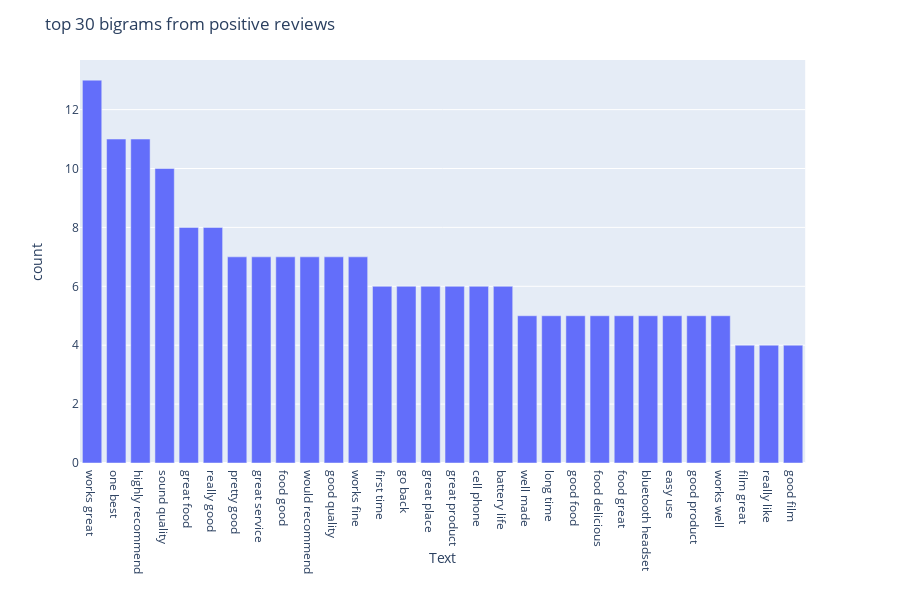

The cell this chart's notebook holds for it:
### Code cell
# Plotting the top 30 bigrams from the positive reviews
top_bigrams = get_top_n_ngrams(reviews[reviews['score'] == 1]['cleaned_review'], n=30, ngrams=2)
trigrams = pd.DataFrame(top_bigrams, columns = ['Text', 'count'])

fig = px.bar(trigrams, y='count', x='Text')
fig.update_layout(title_text='top 30 bigrams from positive reviews')
fig.show()

### Figure 1 — Plotly figure (JSON) as saved in the notebook; plotly's stock layout.template omitted (floating-point values rounded to 4 significant figures)
{"data": [{"alignmentgroup": "True", "hoverlabel": {"namelength": 0}, "hovertemplate": "Text=%{x}<br>count=%{y}", "legendgroup": "", "marker": {"color": "#636efa"}, "name": "", "offsetgroup": "", "orientation": "v", "showlegend": false, "textposition": "auto", "type": "bar", "x": ["works great", "one best", "highly recommend", "sound quality", "great food", "really good", "pretty good", "great service", "food good", "would recommend", "good quality", "works fine", "first time", "go back", "great place", "great product", "cell phone", "battery life", "well made", "long time", "good food", "food delicious", "food great", "bluetooth headset", "easy use", "good product", "works well", "film great", "really like", "good film"], "xaxis": "x", "y": [13, 11, 11, 10, 8, 8, 7, 7, 7, 7, 7, 7, 6, 6, 6, 6, 6, 6, 5, 5, 5, 5, 5, 5, 5, 5, 5, 4, 4, 4], "yaxis": "y"}], "layout": {"barmode": "relative", "height": 600, "legend": {"tracegroupgap": 0}, "margin": {"t": 60}, "title": {"text": "top 30 bigrams from positive reviews"}, "xaxis": {"anchor": "y", "domain": [0, 0.98], "title": {"text": "Text"}}, "yaxis": {"anchor": "x", "domain": [0, 1], "title": {"text": "count"}}}}
